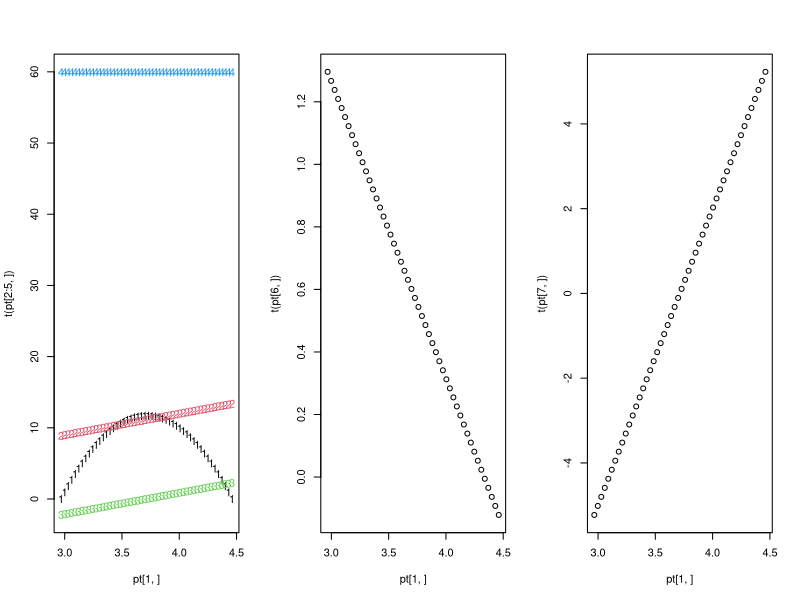

The R source for this figure: (Note: this script raises an error after producing the figure.)
library(mvtnorm)
library(magrittr)

## MVN model

# Model without proxy
N <- 1e4

# Start with 10 treatments
m <- 10
a_0 <- 2
b_0 <- 1
s2X <- 2
# Scale coefficients so that the variance of Y stays fixed even as m grows.
alpha_ <- true_alpha <- rep(a_0, m) / sqrt(m)
beta_ <- rep(b_0, m) / sqrt(m)
gamma_ <- 2

sigma2_U_ <- true_sigma2_U <- 3
sigma2_X_ <- rep(s2X, m)
sigma2_Y_ <- 10

gendat2 <- function(N, numproxies, alpha, beta, gamma, sigma2_U, sigma2_X, sigma2_Y){
  m <- length(alpha) + numproxies
  alpha <- c(alpha, rep(alpha[1], numproxies))
  beta <- c(beta, rep(0, numproxies))
  
  U <- rnorm(N, 0, sqrt(sigma2_U))
  Uvec <- rep(U, each=m)
  
  X <- matrix(rnorm(m * N, alpha*Uvec, sqrt(sigma2_X)), nr=m)
  Y <- colSums(as.vector(beta) * X) + gamma * U + rnorm(N, 0, sqrt(sigma2_Y))
  list(U = U, X = X, Y = Y)
}

emp_covmat <- function(gdat){
  cov(cbind(gdat$U, t(gdat$X), gdat$Y))
}

partial_cov <- function(full_covmat, numproxies, both=FALSE){
  m <- dim(full_covmat)[1] - 2 - numproxies
  XX <- full_covmat[1 + (1:(m+numproxies)), 1 + (1:(m+numproxies))]
  UY <- full_covmat[c(1, m+2+numproxies), c(1, m+2+numproxies)]
  UY_X <- full_covmat[1 + (1:m), c(1, m+2+numproxies)]
  
  UYdotX <- UY - t(UY_X) %*% solve(XX) %*% UY_X
  if(both) list(UY=UY, UYdotX = UYdotX) else UYdotX
}

make_covmat <- function(alpha, beta, gamma, sigma2_U, sigma2_X, sigma2_Y){
  XX_theory <- alpha %*% t(alpha) * sigma2_U + diag(sigma2_X)
  YY_theory <- (t(beta) %*% alpha + gamma)^2 * sigma2_U + t(beta) %*% diag(sigma2_X) %*% beta+ sigma2_Y
  XY_theory <- XX_theory %*% beta + sigma2_U * gamma * alpha
  Sigma_theory <- rbind(cbind(XX_theory, XY_theory), c(as.vector(XY_theory), YY_theory))
  Sigma_theory 
}

beta_C <- function(C, alpha, beta, gamma, sigma2_U, sigma2_X, sigma2_Y, check=TRUE){
  covmat <- make_covmat(alpha, beta, gamma, sigma2_U, sigma2_X, sigma2_Y)
  m <- nrow(covmat)-1
  
  SYX <- covmat[1:m, m+1]
  beta <- diag(1/sigma2_X, m) %*% (SYX - alpha * C * sigma2_U)
  SYY <- covmat[m+1, m+1]
  sigma2_Y <- SYY - C^2 * sigma2_U - t(beta) %*% diag(sigma2_X, m) %*% beta
  
  if (check){
    sigma2_Y
  } else {
    list(beta=beta, sigma2_Y=sigma2_Y, gamma=as.vector(C-as.vector(beta) %*% alpha))
  }
}

sens_region <- function(alpha, beta, gamma, sigma2_U, sigma2_X, sigma2_Y){
  # Find upper and lower bounds on C = (alpha'beta + gamma). This is proportional to the
  # covariance between U and Y, which is unidentified in this model.
  new_sigma2 <- function(cc) beta_C(cc, alpha, beta, gamma, sigma2_U, sigma2_X, sigma2_Y)
  
  lo <- uniroot(new_sigma2, c(-10 * abs(alpha %*% beta), as.vector(alpha %*% beta + gamma)))$root
  hi <- uniroot(new_sigma2, c(10 * abs(alpha %*% beta), as.vector(alpha %*% beta + gamma)))$root
  
  param_lo <- beta_C(lo, alpha, beta, gamma, sigma2_U, sigma2_X, sigma2_Y, check=FALSE)
  param_hi <- beta_C(hi, alpha, beta, gamma, sigma2_U, sigma2_X, sigma2_Y, check=FALSE)
  return(list(lo=param_lo, hi=param_hi, c_int=c(lo, hi)))
}

param_trace <- function(sens, alpha, beta, gamma, sigma2_U, sigma2_X, sigma2_Y){
  c_grid <- seq(sens$c_int[1], sens$c_int[2], length.out=50)
  
  params <- function(cc) {
    struct <- beta_C(cc, alpha, beta, gamma, sigma2_U, sigma2_X, sigma2_Y, check=FALSE)
    full <- full_covmat(alpha, struct$beta, struct$gamma, sigma2_U, sigma2_X, struct$sigma2_Y)
    part <- partial_cov(full, 0, both=TRUE)
    c(struct$sigma2_Y, part$UY[1,2], part$UYdotX[1,2], full[nrow(full), ncol(full)], struct$beta[1], struct$gamma)
  } 
  
  rbind(c_grid, sapply(c_grid, params))
}

new_gamma <- function(C, alpha, beta){
  as.vector(C - as.vector(beta) %*% alpha)
}

full_covmat <- function(alpha, beta, gamma, sigma2_U, sigma2_X, sigma2_Y){
  UU_theory <- sigma2_U
  XU_theory <- alpha * sigma2_U
  YU_theory <- (as.vector(beta) %*% alpha + gamma) * sigma2_U
  
  Sigma_theory <- rbind(
    c(UU_theory, XU_theory, YU_theory),
    cbind(c(XU_theory, YU_theory),
          make_covmat(alpha, beta, gamma, sigma2_U, sigma2_X, sigma2_Y)))
  Sigma_theory
}


## Script doing full sensitivity analysis
sr <- sens_region(alpha_, beta_, gamma_, sigma2_U_, sigma2_X_, sigma2_Y_)
pt <- param_trace(sr, alpha_, beta_, gamma_, sigma2_U_, sigma2_X_, sigma2_Y_)

par(mfrow=c(1,3))
matplot(pt[1,], t(pt[2:5,]))
plot(pt[1,], t(pt[6,]))
plot(pt[1,], t(pt[7,]))

stop()


normal_ll_proxy <- function(par, dat, numproxies, alpha_prior=true_alpha[1]/3,
                            reg=10, deets=FALSE){
  m <- dim(dat)[2] - 1
  N <- dim(dat)[1]
  
  alpha <- rep(par[1], m)
  beta <- c(rep(par[2], m-numproxies), rep(0, numproxies))
  gamma <- par[3]
  sigma2_U <- exp(par[4])
  sigma2_X <- rep(exp(par[5]), m)
  sigma2_Y <- exp(par[6])
  
  cmat <- make_covmat(alpha, beta, gamma, sigma2_U, sigma2_X, sigma2_Y)
  # browser()
  
  if(deets){
    return(cmat)
  } 
  sum(dmvnorm(dat, rep(0, m+1), cmat, log=TRUE)) - reg*(alpha[1] - alpha_prior)^2
}


display_res <- function(res, numproxies, dat){
  par_names <- c("alpha", "beta", "gamma", "sigma2_U", "sigma2_X", "sigma2_Y")
  display_pars <- c(res$par[1:3], exp(res$par[4:6]))
  true_pars <- c(alpha_[1], beta_[1], gamma_, sigma2_U_, sigma2_X_[1], sigma2_Y_)
  display_pars <- rbind(display_pars, true_pars)
  colnames(display_pars) <- par_names
  print(display_pars %>% round(3))
  print(normal_ll_proxy(res$par, dat, numproxies, deets=TRUE) %>% round(3))
  print(res$value)
}



sim_fit <- function(N, numproxies, silent=TRUE, alpha=alpha_, beta=beta_, gamma=gamma_,
                    sigma2_U=sigma2_U_, sigma2_X=sigma2_X_, sigma2_Y=sigma2_Y_, ...){
  i <- 0
  while(TRUE){
    i <- i+1
    simdat <- gendat2(N, numproxies, alpha, beta, gamma, sigma2_U, sigma2_X, sigma2_Y)
    dat <- as.matrix(data.frame(t(simdat$X), simdat$Y))
    #init_par <- c(alpha[1], beta[1], gamma, log(sigma2_U), log(sigma2_X[1]), log(sigma2_Y))
    init_par <- runif(6, min=-1, max=1)
    init_par <- c(alpha[1], beta[1], gamma, sigma2_U, sigma2_X[1], sigma2_Y)
    
    print(dim(normal_ll_proxy(init_par, dat, numproxies, deets=TRUE)))
    
    res <- tryCatch(optim(init_par, function(par) normal_ll_proxy(par, dat, numproxies, ...),
              method="L-BFGS-B", control=list(fnscale=-1, factr=1e3, maxit=1e4)),
              error=function(e){ if(i < 10) NULL else stop(e)})
    if(!is.null(res)) break
  }
  if(!silent){
    display_res(res, numproxies, dat)
  }
  return(res)
}

xx0 <- sim_fit(N, 0, silent=FALSE, reg=10)
xx1 <- sim_fit(N, 1, silent=FALSE, reg=10)
xx2 <- sim_fit(N, 2, silent=FALSE, reg=10)
stop()

ests_withproxy <- function(numproxies, endpoints, nreps=20){
  cc_range <- sort(c(10^seq(endpoints[1], endpoints[2], length.out=3), 1))
  ests <- sapply(cc_range,
                 function(alpha_prior_fac){
                   sapply(1:nreps, function(i){
                       sim_fit(N, numproxies, silent=TRUE,
                               alpha_prior=alpha_[1]*alpha_prior_fac,
                               reg=10)$par[2]
                     })
                 })
#       function(alpha_prior_fac){
#                 optim(init_par,
#                       function(par) {
#                         normal_ll_proxy(par, dat, numproxies,
#                                         alpha_prior=alpha_[1]*alpha_prior_fac)
#                       },
#                       method="L-BFGS-B",
#                       control=list(fnscale=-1, pgtol=1e-18, maxit=1e4))$par[2]
#               })
  list(cc_range=cc_range, ests=ests)
}

ests_noproxy <- ests_withproxy(0, c(-0.5, 1))
ests_proxy1 <- ests_withproxy(1, c(-0.5, 1))

#pdf('normal_estimates.pdf', width=7, height=5)
matplot(ests_noproxy$cc_range,
        cbind(colMeans(ests_noproxy$ests), colMeans(ests_proxy1$ests)) / beta_[1],
        type='l',
        bty='n',
        xlab="Unidentified Latent Scaling Factor c Targeted by Penalty",
        ylab="Effect Multiplier",
        main="Ignorance Region as Effect Multiplier",
        lwd=3)
#abline(h=1, lwd=3)
abline(h=c(0,1), col='gray', lty=c(1,2))
abline(v=1, col='gray')
#dev.off()

stop()


# Case with one proxy
N <- 5e4

# Start with 10 treatments
numproxies <- 1
m <- 10 + numproxies
a_0 <- 2
b_0 <- 1
s2X <- 2
# Scale coefficients so that the variance of Y stays fixed even as m grows.
# Add proxy as a unit with known beta = 0.
alpha <- rep(a_0, m) / sqrt(m)
beta <- c(rep(b_0, m-numproxies), rep(0, numproxies)) / sqrt(m-numproxies)
gamma <- 2

sigma2_U <- true_sigma2_U <- 3
sigma2_X <- rep(s2X, m)
sigma2_Y <- 10

simdat <- gendat2(N, alpha, beta, gamma, sigma2_U, sigma2_X, sigma2_Y)
dat <- as.matrix(data.frame(t(simdat$X), simdat$Y))
#init_par <- c(alpha[1], beta[1], gamma, log(sigma2_U), log(sigma2_X[1]), log(sigma2_Y))
init_par <- runif(6, min=-1, max=1)
#normal_ll(init_par, dat, deets=TRUE)


res <- optim(init_par, function(par) normal_ll_proxy(par, dat), method="L-BFGS-B",
             control=list(fnscale=-1, pgtol=1e-18, maxit=1e4))
display_res(res)

#stop()

# Make plots

ests_noproxy <- sapply(10^seq(-0.7, 1, length.out=15),
               function(reg_center_fac){
                 optim(init_par,
                       function(par) {
                         normal_ll_proxy(par, dat, log_scale=log(true_sigma2_U/reg_center_fac^2))
                       },
                       method="L-BFGS-B",
                       control=list(fnscale=-1, pgtol=1e-18, maxit=1e4))$par[2]
               })


ests_proxy1 <- sapply(10^seq(-0.5, 2, length.out=15),
       function(reg_center_fac){
         optim(init_par,
               function(par) {
                 normal_ll_proxy(par, dat, log_scale=log(true_sigma2_U/reg_center_fac^2)) },
               method="L-BFGS-B",
               control=list(fnscale=-1, pgtol=1e-18, maxit=1e4))$par[2]
       })

matplot(cbind(ests_noproxy, ests_proxy1))
abline(h = beta[1])
